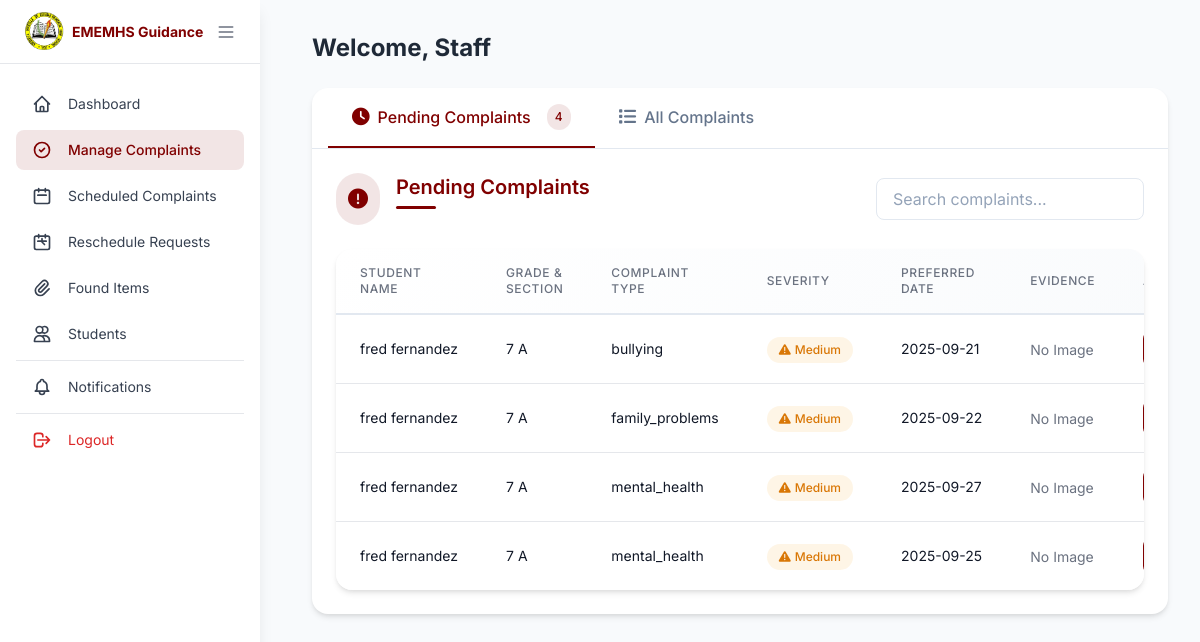
Screenshot of /pages/complaint-concern-admin.php (signed in) with the database file from the repository.
### tables this page shows
CREATE TABLE `complaints_concerns` (
  `id` int(11) NOT NULL,
  `student_id` int(45) DEFAULT NULL,
  `type` varchar(255) DEFAULT NULL,
  `severity` enum('low','medium','high','urgent') DEFAULT 'medium',
  `description` varchar(255) DEFAULT NULL,
  `evidence` mediumblob DEFAULT NULL,
  `mime_type` varchar(255) DEFAULT NULL,
  `preferred_counseling_date` varchar(255) DEFAULT NULL,
  `scheduled_date` varchar(255) DEFAULT NULL,
  `scheduled_time` varchar(255) DEFAULT NULL,
  `status` varchar(255) DEFAULT NULL,
  `date_created` varchar(255) DEFAULT NULL,
  `time_created` varchar(255) DEFAULT NULL,
  `updated_at` varchar(255) DEFAULT NULL
);

CREATE TABLE `students` (
  `id` int(11) NOT NULL,
  `user_id` int(11) DEFAULT NULL,
  `first_name` varchar(255) DEFAULT NULL,
  `middle_name` varchar(255) DEFAULT NULL,
  `last_name` varchar(255) DEFAULT NULL,
  `grade_level` varchar(255) DEFAULT NULL,
  `section` varchar(45) DEFAULT NULL,
  `email` varchar(255) DEFAULT NULL,
  `phone_number` varchar(45) DEFAULT NULL,
  `password` varchar(255) DEFAULT NULL,
  `address` varchar(255) DEFAULT NULL
);

### pages/complaint-concern-admin.php (the view, shortened to what this page needs)
<?php
require_once '../logic/db_connection.php';
$stmt = $pdo->prepare(SQL_LIST_COMPLAINTS_CONCERNS);
$stmt->execute();
$complaints = $stmt->fetchAll(PDO::FETCH_ASSOC);
$pending_complaints = 0;
foreach ($complaints as $complaint) {
    if (isset($complaint['status']) && $complaint['status'] === 'pending') {
        $pending_complaints++;
    }
}
?>
<!DOCTYPE html>
<html lang="en">
<head>
    <script src="https://cdn.tailwindcss.com"></script>
    <link rel="stylesheet" href="https://cdnjs.cloudflare.com/ajax/libs/font-awesome/6.0.0/css/all.min.css">
</head>
<body class="min-h-screen">
<?php include 'navigation-admin.php'?>
<div class="main-content">
    <main class=" min-h-screen">
        <div class="p-8">
            <h1 class="text-2xl font-bold text-gray-800 mb-6">Welcome, <?php echo $_SESSION['staff_name'] ?? 'Staff'; ?></h1>
            <div class="tabs-container">
                <div class="tabs-header">
                    <button class="tab-button active" data-tab="pending">
                        <i class="fas fa-clock"></i>
                        Pending Complaints
                        <span class="tab-badge"><?= $pending_complaints ?></span>
                    </button>
                    <button class="tab-button" data-tab="all">
                        <i class="fas fa-list"></i>
                        All Complaints
                    </button>
                </div>
                <div id="pending" class="tab-content active">
                    <div class="flex items-center mb-6">
                        <div class="bg-[#800000]/10 text-[#800000] rounded-full p-3 mr-4">
                            <i class="fas fa-exclamation-circle text-xl"></i>
                        </div>
                        <h2 class="section-title text-xl font-semibold text-[#800000]">Pending Complaints</h2>
                        <div class="ml-auto">
                            <input type="text" placeholder="Search complaints..." class="search-input" />
                        </div>
                    </div>
                    <div class="table-container">
                        <div class="overflow-x-auto">
                            <table class="min-w-full divide-y divide-gray-200">
                                <thead class="table-header">
                                    <tr>
                                        <th scope="col" class="px-6 py-4 text-left text-xs font-medium text-gray-500 uppercase tracking-wider">Student Name</th>
                                        <th scope="col" class="px-6 py-4 text-left text-xs font-medium text-gray-500 uppercase tracking-wider">Grade & Section</th>
                                        <th scope="col" class="px-6 py-4 text-left text-xs font-medium text-gray-500 uppercase tracking-wider">Complaint Type</th>
                                        <th scope="col" class="px-6 py-4 text-left text-xs font-medium text-gray-500 uppercase tracking-wider">Severity</th>
                                        <th scope="col" class="px-6 py-4 text-left text-xs font-medium text-gray-500 uppercase tracking-wider">Preferred Date</th>
                                        <th scope="col" class="px-6 py-4 text-left text-xs font-medium text-gray-500 uppercase tracking-wider">Evidence</th>
                                        <th scope="col" class="px-6 py-4 text-left text-xs font-medium text-gray-500 uppercase tracking-wider">Action</th>
                                    </tr>
                                </thead>
                                <tbody class="bg-white divide-y divide-gray-200">
                                    <?php
                                    if (!empty($complaints)):
                                        foreach ($complaints as $complaint):
                                            if ($complaint['status'] == 'pending'):
                                    ?>
                                        <tr class="table-row">
                                            <td class="px-6 py-4 whitespace-nowrap text-sm text-gray-900"><?php echo $complaint['first_name']." ".$complaint['last_name']; ?></td>
                                            <td class="px-6 py-4 whitespace-nowrap text-sm text-gray-900"><?php echo $complaint['grade_level']." ".$complaint['section']; ?></td>
                                            <td class="px-6 py-4 whitespace-nowrap text-sm text-gray-900"><?php echo $complaint['type']; ?></td>
                                            <td class="px-6 py-4 whitespace-nowrap">
                                                <?php
                                                $severity = $complaint['severity'] ?? 'medium';
                                                $severity_labels = [
                                                    'low' => 'Low',
                                                    'medium' => 'Medium',
                                                    'high' => 'High',
                                                    'urgent' => 'Urgent'
                                                ];
                                                $severity_class = 'severity-' . $severity;
                                                ?>
                                                <span class="severity-badge <?= $severity_class ?>">
                                                    <i class="fas fa-exclamation-triangle"></i>
                                                    <?= $severity_labels[$severity] ?? 'Medium' ?>
                                                </span>
                                            </td>
                                            <td class="px-6 py-4 whitespace-nowrap text-sm text-gray-900"><?php echo $complaint['preferred_counseling_date']; ?></td>
                                            <td class="px-6 py-4 whitespace-nowrap">
                                                <?php if (!empty($complaint['evidence']) && !empty($complaint['mime_type'])): ?>
                                                    <img
                                                         alt="Evidence"
                                                         class="w-16 h-16 object-cover rounded-lg shadow-sm hover:scale-110 transition-transform" />
                                                <?php else: ?>
                                                    <span class="text-sm text-gray-500">No Image</span>
                                                <?php endif; ?>
                                            </td>
                                            <td class="px-6 py-4 whitespace-nowrap text-sm">
                                            </td>
                                        </tr>
                                    <?php
                                            endif;
                                        endforeach;
                                    endif;
                                    ?>
                                </tbody>
                            </table>
                        </div>
                    </div>
                </div>
            </div>
        </div>
    </main>
</div>
</body>
</html>

### pages/complaint-concern-admin.php (style rules this page uses)
:root { --primary-color: #800000; --primary-hover: #600000; --secondary-color: #64748b; --background-color: #f8fafc; }
body { font-family: 'Inter', sans-serif; background-color: var(--background-color); color: #1e293b; }
.table-container { background: white; border-radius: 1rem; box-shadow: 0 4px 6px -1px rgba(0, 0, 0, 0.1), 0 2px 4px -1px rgba(0, 0, 0, 0.06); overflow: hidden; }
.table-header { background: linear-gradient(135deg, #fff 0%, #f8fafc 100%); border-bottom: 2px solid #e2e8f0; }
.table-row { transition: all 0.2s ease; }
.severity-badge { padding: 0.25rem 0.75rem; border-radius: 9999px; font-size: 0.75rem; font-weight: 500; transition: all 0.2s ease; display: inline-flex; align-items: center; gap: 0.25rem; }
.severity-medium { background-color: rgba(245, 158, 11, 0.1); color: #d97706; }
.section-title { position: relative; display: inline-block; margin-bottom: 1.5rem; }
.section-title::after { content: ''; position: absolute; bottom: -0.5rem; left: 0; width: 40px; height: 3px; background: var(--primary-color); border-radius: 2px; }
.search-input { padding: 0.5rem 1rem; border: 1px solid #e2e8f0; border-radius: 0.5rem; transition: all 0.2s ease; background-color: white; }
.tabs-container { background: white; border-radius: 1rem; box-shadow: 0 4px 6px -1px rgba(0, 0, 0, 0.1), 0 2px 4px -1px rgba(0, 0, 0, 0.06); margin-bottom: 2rem; }
.tabs-header { display: flex; border-bottom: 1px solid #e2e8f0; padding: 0 1rem; }
.tab-button { padding: 1rem 1.5rem; font-weight: 500; color: var(--secondary-color); border-bottom: 2px solid transparent; transition: all 0.2s ease; position: relative; display: flex; align-items: center; gap: 0.5rem; }
.tab-button.active { color: var(--primary-color); border-bottom-color: var(--primary-color); }
.tab-button i { font-size: 1.1rem; }
.tab-content { display: none; padding: 1.5rem; }
.tab-content.active { display: block; }
.tab-badge { background-color: rgba(128, 0, 0, 0.1); color: var(--primary-color); padding: 0.25rem 0.5rem; border-radius: 9999px; font-size: 0.75rem; font-weight: 500; margin-left: 0.5rem; }

### pages/navigation-admin.php (style rules this page uses)
@media (min-width: 1025px) { .main-content { margin-left: 280px; width: calc(100% - 280px); transition: all 0.3s ease-in-out; } }

### rows the page displays
complaints_concerns: student.first_name "fred", student.last_name "fernandez", student.grade_level "7", student.section "A", type "bullying", severity "Medium", preferred_counseling_date "2025-09-21", shows "No Image"
complaints_concerns: student.first_name "fred", student.last_name "fernandez", student.grade_level "7", student.section "A", type "family_problems", severity "Medium", preferred_counseling_date "2025-09-22", shows "No Image"
complaints_concerns: student.first_name "fred", student.last_name "fernandez", student.grade_level "7", student.section "A", type "mental_health", severity "Medium", preferred_counseling_date "2025-09-27", shows "No Image"
complaints_concerns: student.first_name "fred", student.last_name "fernandez", student.grade_level "7", student.section "A", type "mental_health", severity "Medium", preferred_counseling_date "2025-09-25", shows "No Image"

### other values shown
$_SESSION['staff_name'] "Staff"
$pending_complaints "4"
